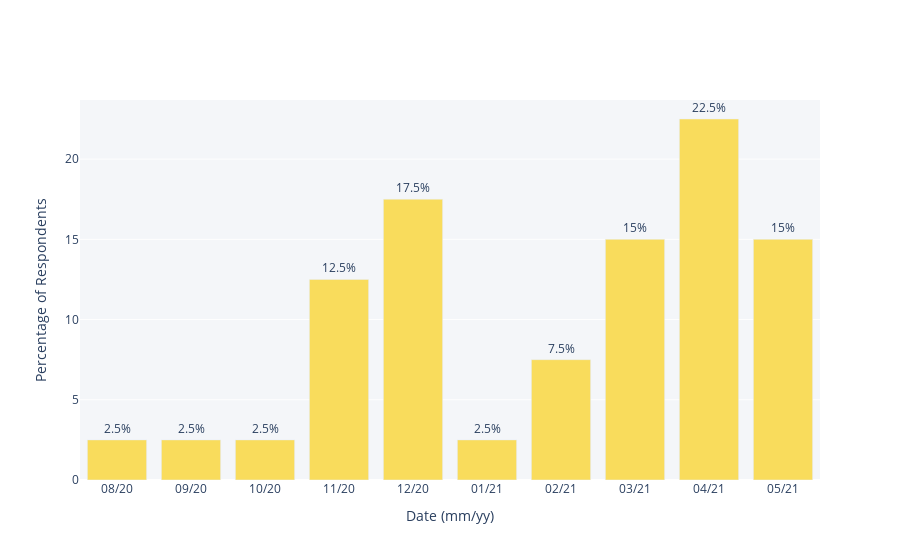

The notebook cell saved with this chart:
### Markdown cell above
# 6 - Offer Date

### Code cell
x = ['08/20', '09/20', '10/20', '11/20', '12/20', '01/21', '02/21', '03/21', '04/21', '05/21']
y = [2.5, 2.5, 2.5, 12.5, 17.5, 2.5, 7.5, 15, 22.5, 15]

fig = go.Figure(go.Bar(
            x=x,
            y=y,
            text = y))

fig.update_layout(plot_bgcolor='#f4f6f9')
fig.update_traces(marker_color='#f9dc5c')
    
fig.update_yaxes(title_text="Percentage of Respondents")
fig.update_xaxes(title_text="Date (mm/yy)")
fig.update_traces(texttemplate='%{text}%', textposition='outside')


fig.show()

### Figure 1 — Plotly figure (JSON) as saved in the notebook; plotly's stock layout.template omitted (floating-point values rounded to 4 significant figures)
{"data": [{"marker": {"color": "#f9dc5c"}, "text": ["2.5", "2.5", "2.5", "12.5", "17.5", "2.5", "7.5", "15", "22.5", "15"], "textposition": "outside", "texttemplate": "%{text}%", "type": "bar", "x": ["08/20", "09/20", "10/20", "11/20", "12/20", "01/21", "02/21", "03/21", "04/21", "05/21"], "y": [2.5, 2.5, 2.5, 12.5, 17.5, 2.5, 7.5, 15, 22.5, 15]}], "layout": {"plot_bgcolor": "#f4f6f9", "xaxis": {"title": {"text": "Date (mm/yy)"}}, "yaxis": {"title": {"text": "Percentage of Respondents"}}}}
